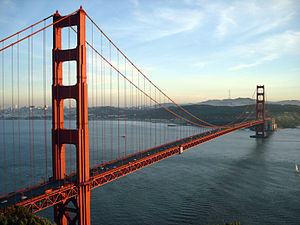
#> input picture imagem/ponte.jpg, 300 x 225 px, found by its file name
$ python Transformacoes_e_mascara.py
#> lines starting #> are read from the running program, lines starting #| are printed output that depends on the picture
""" Em muitas ocasiões é necessario realizar transformações sobre a imagem. Ações como redimensionar
cortar ou rotacionar uma imagem são necessariamente frequentes. Esse processamento pode ser feito
de farias formar
"""

""" Cortando uma imagem/crop.
A mesma tecnica já usada para fazer slicing pode ser usada para criar uma nova imagem recortada
da imagem original, o termo em inglês é crop. Veja o codigo abaixo onde criamos uma nova imagem a partir de um pedaço
da imagem original e a salvamos no disco """

# Importando bibliotecas

# Lendo a imagem
import cv2
import numpy as np
import imutils
imagem = cv2.imread('imagem/ponte.jpg')
#> imagem is the input picture: shape (225, 300, 3); mean B, G, R 141.5, 138.3, 130.4

# Recortando
recorte = imagem[100:200, 100:200]
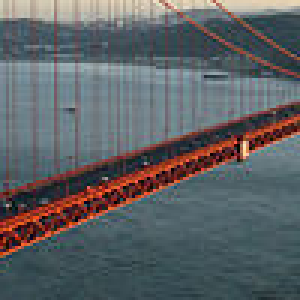
#> recorte: shape (100, 100, 3) (shown 3 times larger); mean B, G, R 99.9, 97, 93.5

# Abrindo a imagem
cv2.imshow('Recorte de imagem', recorte)
# Salvando a imagem
cv2.imwrite('Recorte.jpg', recorte)
# Esperando apertar algo para fechar
cv2.waitKey(0)

$ run again, with imagem/dados.jpg copied over imagem/ponte.jpg
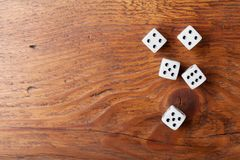
#> input picture imagem/dados.jpg, 240 x 160 px, found by its file name
#> imagem is the input picture: shape (160, 240, 3); mean B, G, R 80.3, 111.2, 170.2
#> `recorte = imagem[100:200, 100:200]`:
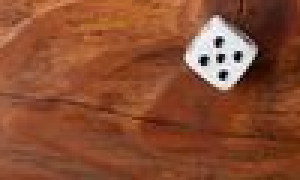
#> recorte: shape (60, 100, 3) (shown 3 times larger); mean B, G, R 49.6, 77.2, 137.6

$ run again, with imagem/dados1.jpg copied over imagem/ponte.jpg
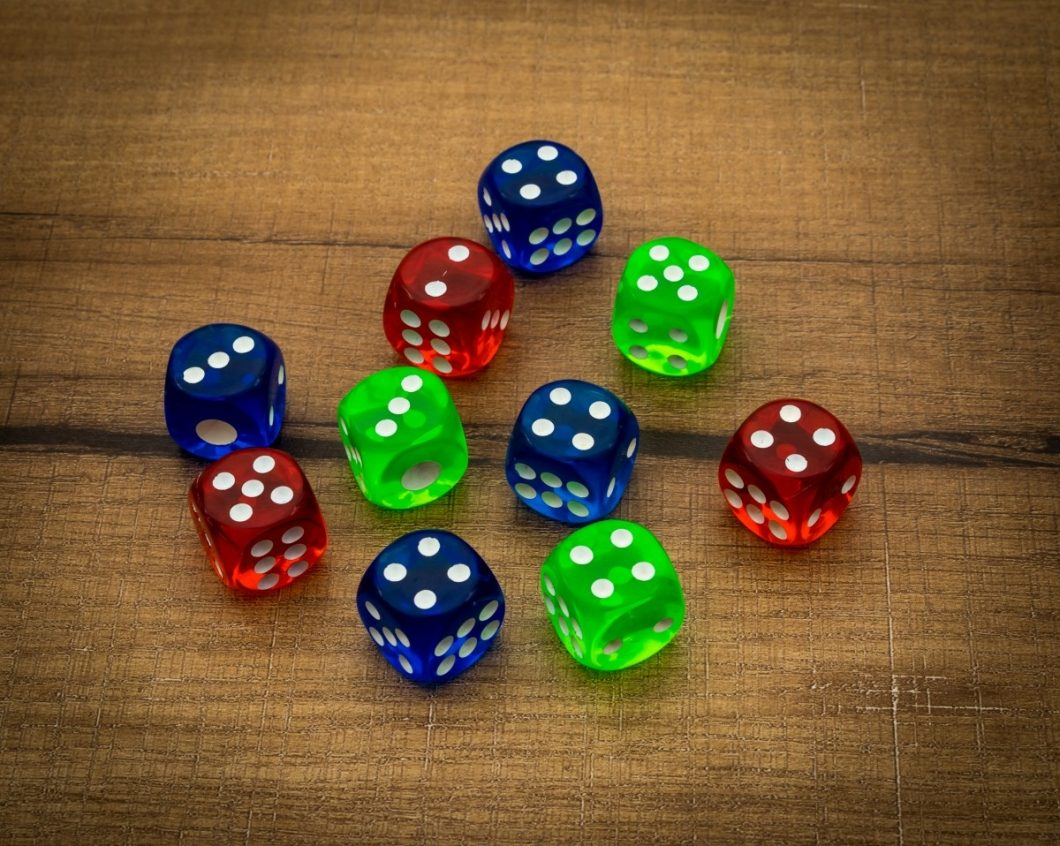
#> input picture imagem/dados1.jpg, 1060 x 846 px, found by its file name
#> imagem is the input picture: shape (846, 1060, 3); mean B, G, R 52.4, 92.6, 117.8
#> `recorte = imagem[100:200, 100:200]`:
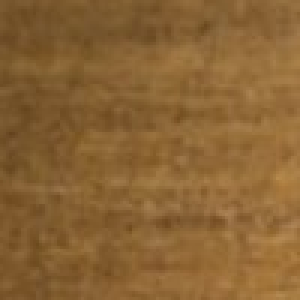
#> recorte: shape (100, 100, 3) (shown 3 times larger); mean B, G, R 52.4, 99.5, 137.8

$ run again, with imagem/pessoas-sorrindo.jpg copied over imagem/ponte.jpg
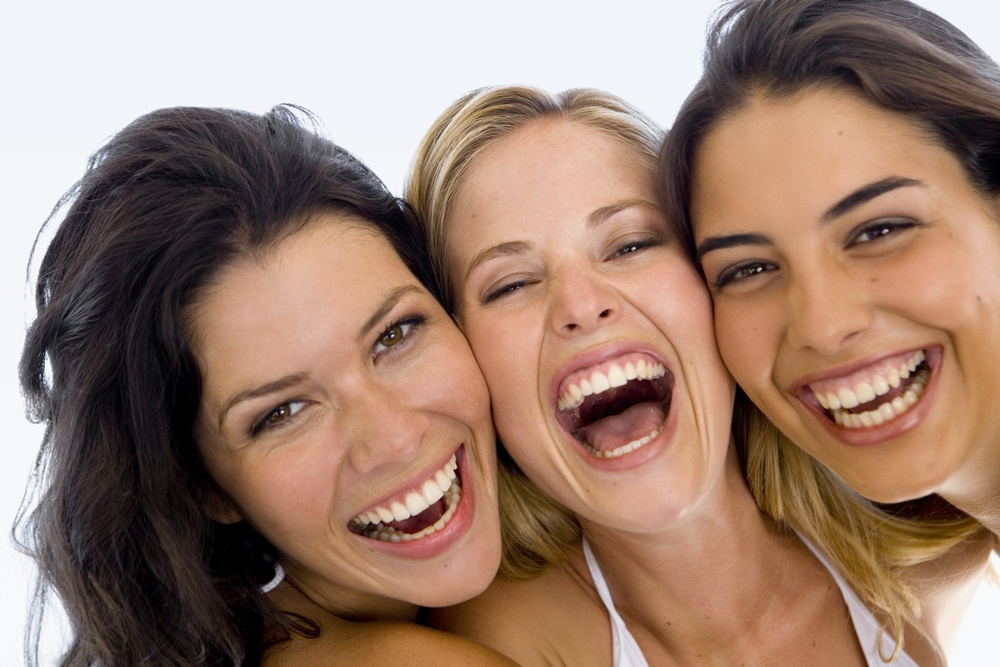
#> input picture imagem/pessoas-sorrindo.jpg, 1000 x 667 px, shrunk from 2121 x 1414 before the run, found by its file name
#> imagem is the input picture: shape (667, 1000, 3); mean B, G, R 112.2, 127.5, 155.8
#> `recorte = imagem[100:200, 100:200]`:
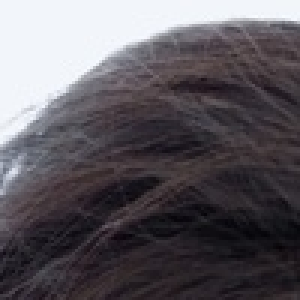
#> recorte: shape (100, 100, 3) (shown 3 times larger); mean B, G, R 94.9, 89.1, 93.6
